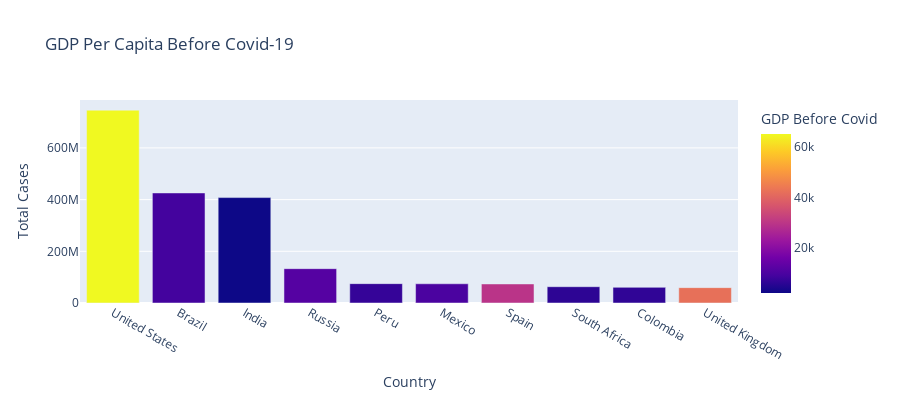

This figure's notebook cell:
### Markdown cell above
### Analyzing COVID-19 Impact on the Economy

### Code cell
fig = px.bar(data, x='Country', y='Total Cases',
             hover_data=['Population', 'Total Deaths'], 
             color='GDP Before Covid', height=400, 
             title="GDP Per Capita Before Covid-19")
fig.show()

### Figure 1 — Plotly figure (JSON) as saved in the notebook; plotly's stock layout.template omitted (floating-point values rounded to 4 significant figures)
{"data": [{"alignmentgroup": "True", "customdata": [[19.62, 26477574], [19.17, 14340567], [21.05, 7247327], [18.8, 2131571], [17.31, 3020038], [18.67, 7295850], [17.66, 5510624], [17.9, 1357682], [17.75, 1936134], [18.03, 7249573]], "hovertemplate": "Country=%{x}<br>Total Cases=%{y}<br>Population=%{customdata[0]}<br>Total Deaths=%{customdata[1]}<br>GDP Before Covid=%{marker.color}<extra></extra>", "legendgroup": "", "marker": {"color": [65280.0, 8897.0, 2101.0, 11500.0, 7028.0, 9946.0, 29560.0, 6001.0, 6425.0, 42350.0], "coloraxis": "coloraxis"}, "name": "", "offsetgroup": "", "orientation": "v", "showlegend": false, "textposition": "auto", "type": "bar", "x": ["United States", "Brazil", "India", "Russia", "Peru", "Mexico", "Spain", "South Africa", "Colombia", "United Kingdom"], "xaxis": "x", "y": [746014098, 425704517, 407771615, 132888951, 74882695, 74347548, 73717676, 63027659, 60543682, 59475032], "yaxis": "y"}], "layout": {"barmode": "relative", "coloraxis": {"colorbar": {"title": {"text": "GDP Before Covid"}}, "colorscale": [[0, "#0d0887"], [0.1111, "#46039f"], [0.2222, "#7201a8"], [0.3333, "#9c179e"], [0.4444, "#bd3786"], [0.5556, "#d8576b"], [0.6667, "#ed7953"], [0.7778, "#fb9f3a"], [0.8889, "#fdca26"], [1, "#f0f921"]]}, "height": 400, "legend": {"tracegroupgap": 0}, "title": {"text": "GDP Per Capita Before Covid-19"}, "xaxis": {"anchor": "y", "domain": [0, 1], "title": {"text": "Country"}}, "yaxis": {"anchor": "x", "domain": [0, 1], "title": {"text": "Total Cases"}}}}
